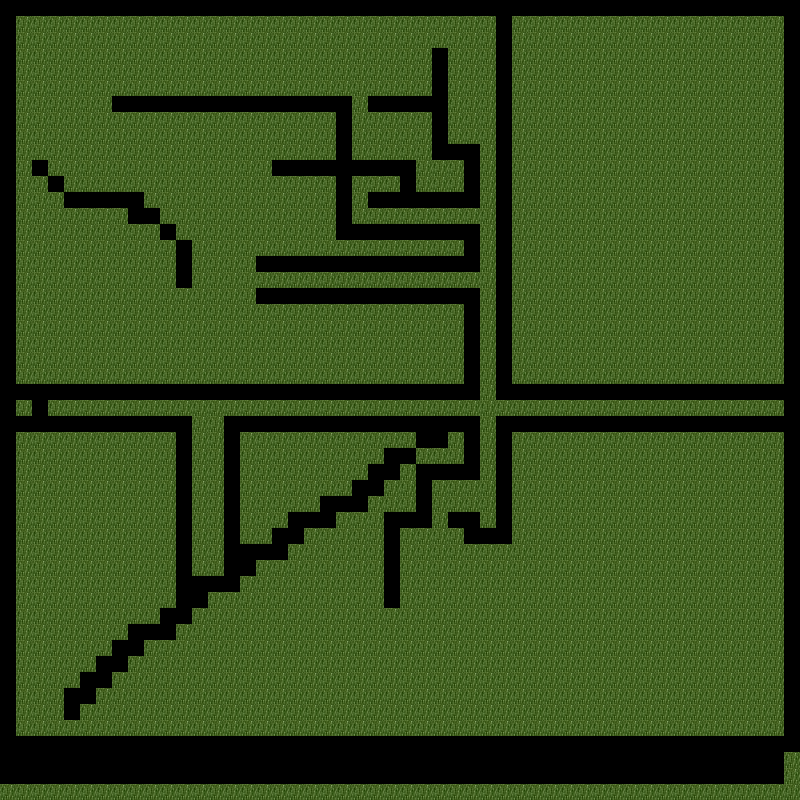

Tiled map render using the project's own tile images. Description and the map definition, with tile-layer contents summarised, below:
An orthogonal 50x50 tile map with 16x16 px tiles, 1 tile layer (Tile Layer 1).

<map version="1.0" orientation="orthogonal" width="50" height="50" tilewidth="16" tileheight="16">
 <tileset firstgid="1" name="map" tilewidth="16" tileheight="16">
  <image source="map.png" width="48" height="16" />
  <tile id="0">
   <properties>
    <property name="playerStart" value="" />
   </properties>
  </tile>
  <tile id="1">
   <properties>
    <property name="floor" value="" />
   </properties>
  </tile>
  <tile id="2">
   <properties>
    <property name="wall" value="" />
   </properties>
  </tile>
 </tileset>
 <layer name="Tile Layer 1" width="50" height="50">
  <data>[2500 cells, 2500 non-empty, 3 distinct tile ids]</data>
 </layer>
</map>